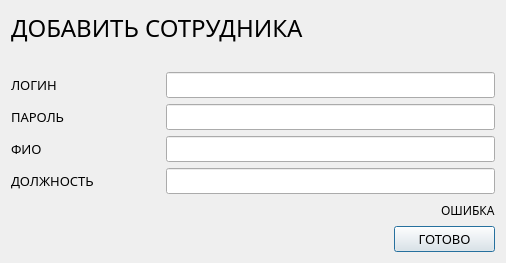
<?xml version="1.0" encoding="UTF-8"?>
<ui version="4.0">
 <class>Dialog</class>
 <widget class="QDialog" name="Dialog">
  <property name="geometry">
   <rect>
    <x>0</x>
    <y>0</y>
    <width>506</width>
    <height>263</height>
   </rect>
  </property>
  <property name="windowTitle">
   <string>Dialog</string>
  </property>
  <layout class="QVBoxLayout" name="verticalLayout">
   <item>
    <widget class="QLabel" name="label_head">
     <property name="minimumSize">
      <size>
       <width>0</width>
       <height>30</height>
      </size>
     </property>
     <property name="font">
      <font>
       <family>Google Sans</family>
       <pointsize>18</pointsize>
      </font>
     </property>
     <property name="text">
      <string>ДОБАВИТЬ СОТРУДНИКА</string>
     </property>
    </widget>
   </item>
   <item>
    <spacer name="verticalSpacer">
     <property name="orientation">
      <enum>Qt::Vertical</enum>
     </property>
     <property name="sizeHint" stdset="0">
      <size>
       <width>20</width>
       <height>21</height>
      </size>
     </property>
    </spacer>
   </item>
   <item>
    <layout class="QHBoxLayout" name="horizontalLayout_4">
     <item>
      <widget class="QLabel" name="label_discipline_4">
       <property name="minimumSize">
        <size>
         <width>149</width>
         <height>23</height>
        </size>
       </property>
       <property name="maximumSize">
        <size>
         <width>149</width>
         <height>23</height>
        </size>
       </property>
       <property name="font">
        <font>
         <family>Google Sans</family>
         <pointsize>10</pointsize>
        </font>
       </property>
       <property name="text">
        <string>ЛОГИН</string>
       </property>
      </widget>
     </item>
     <item>
      <widget class="QLineEdit" name="line_edit_login">
       <property name="font">
        <font>
         <family>Google Sans</family>
         <pointsize>10</pointsize>
        </font>
       </property>
      </widget>
     </item>
    </layout>
   </item>
   <item>
    <layout class="QHBoxLayout" name="horizontalLayout">
     <item>
      <widget class="QLabel" name="label_discipline">
       <property name="minimumSize">
        <size>
         <width>149</width>
         <height>23</height>
        </size>
       </property>
       <property name="maximumSize">
        <size>
         <width>149</width>
         <height>23</height>
        </size>
       </property>
       <property name="font">
        <font>
         <family>Google Sans</family>
         <pointsize>10</pointsize>
        </font>
       </property>
       <property name="text">
        <string>ПАРОЛЬ</string>
       </property>
      </widget>
     </item>
     <item>
      <widget class="QLineEdit" name="line_edit_password">
       <property name="font">
        <font>
         <family>Google Sans</family>
         <pointsize>10</pointsize>
        </font>
       </property>
      </widget>
     </item>
    </layout>
   </item>
   <item>
    <layout class="QHBoxLayout" name="horizontalLayout_2">
     <item>
      <widget class="QLabel" name="label_discipline_2">
       <property name="minimumSize">
        <size>
         <width>149</width>
         <height>23</height>
        </size>
       </property>
       <property name="maximumSize">
        <size>
         <width>149</width>
         <height>23</height>
        </size>
       </property>
       <property name="font">
        <font>
         <family>Google Sans</family>
         <pointsize>10</pointsize>
        </font>
       </property>
       <property name="text">
        <string>ФИО</string>
       </property>
      </widget>
     </item>
     <item>
      <widget class="QLineEdit" name="line_edit_name">
       <property name="font">
        <font>
         <family>Google Sans</family>
         <pointsize>10</pointsize>
        </font>
       </property>
      </widget>
     </item>
    </layout>
   </item>
   <item>
    <layout class="QHBoxLayout" name="horizontalLayout_3">
     <item>
      <widget class="QLabel" name="label_discipline_3">
       <property name="minimumSize">
        <size>
         <width>149</width>
         <height>23</height>
        </size>
       </property>
       <property name="maximumSize">
        <size>
         <width>149</width>
         <height>23</height>
        </size>
       </property>
       <property name="font">
        <font>
         <family>Google Sans</family>
         <pointsize>10</pointsize>
        </font>
       </property>
       <property name="text">
        <string>ДОЛЖНОСТЬ</string>
       </property>
      </widget>
     </item>
     <item>
      <widget class="QLineEdit" name="line_edit_position">
       <property name="font">
        <font>
         <family>Google Sans</family>
         <pointsize>10</pointsize>
        </font>
       </property>
      </widget>
     </item>
    </layout>
   </item>
   <item>
    <layout class="QHBoxLayout" name="horizontalLayout_6">
     <item>
      <spacer name="horizontalSpacer_2">
       <property name="orientation">
        <enum>Qt::Horizontal</enum>
       </property>
       <property name="sizeHint" stdset="0">
        <size>
         <width>40</width>
         <height>20</height>
        </size>
       </property>
      </spacer>
     </item>
     <item>
      <widget class="QLabel" name="label_error">
       <property name="minimumSize">
        <size>
         <width>0</width>
         <height>0</height>
        </size>
       </property>
       <property name="font">
        <font>
         <family>Google Sans</family>
         <pointsize>9</pointsize>
        </font>
       </property>
       <property name="text">
        <string>ОШИБКА</string>
       </property>
      </widget>
     </item>
    </layout>
   </item>
   <item>
    <layout class="QHBoxLayout" name="horizontalLayout_5">
     <item>
      <spacer name="horizontalSpacer">
       <property name="orientation">
        <enum>Qt::Horizontal</enum>
       </property>
       <property name="sizeHint" stdset="0">
        <size>
         <width>40</width>
         <height>20</height>
        </size>
       </property>
      </spacer>
     </item>
     <item>
      <widget class="QPushButton" name="button_ok">
       <property name="minimumSize">
        <size>
         <width>101</width>
         <height>23</height>
        </size>
       </property>
       <property name="font">
        <font>
         <family>Google Sans</family>
         <pointsize>10</pointsize>
        </font>
       </property>
       <property name="text">
        <string>ГОТОВО</string>
       </property>
      </widget>
     </item>
    </layout>
   </item>
  </layout>
 </widget>
 <resources/>
 <connections/>
</ui>
